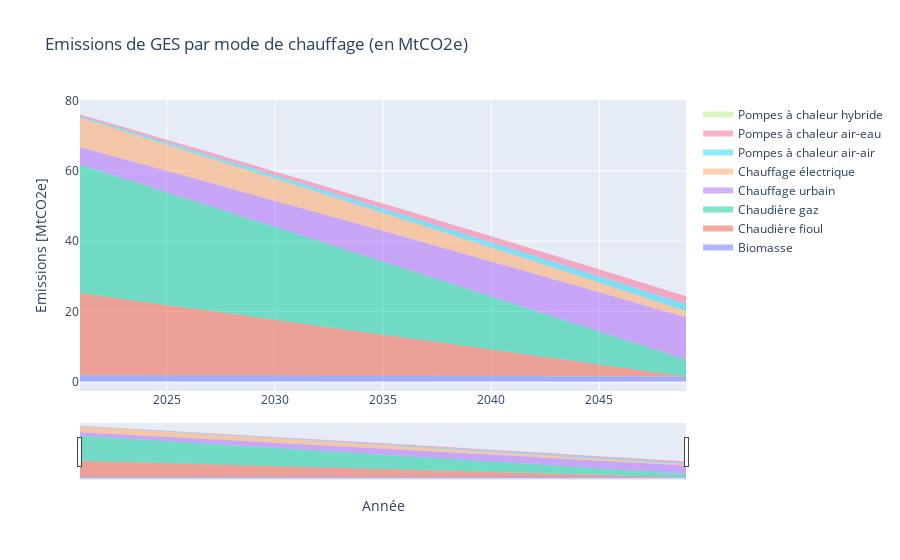

Notebook code cell kept with this figure:
### Code cell
Var = "emissions"
y_df = sim_stock_df.groupby(["year", "Energy_source"])[Var].sum().to_frame().reset_index(). \
           pivot(index=['year'], columns='Energy_source').loc[[year for year in sim_param["years"][1:]], Var] / 10 ** 12

fig = MyStackedPlotly(y_df=y_df)
fig = fig.update_layout(title_text="Emissions de GES par mode de chauffage (en MtCO2e)", xaxis_title="Année",
                        yaxis_title="Emissions [MtCO2e]")
fig.show()
